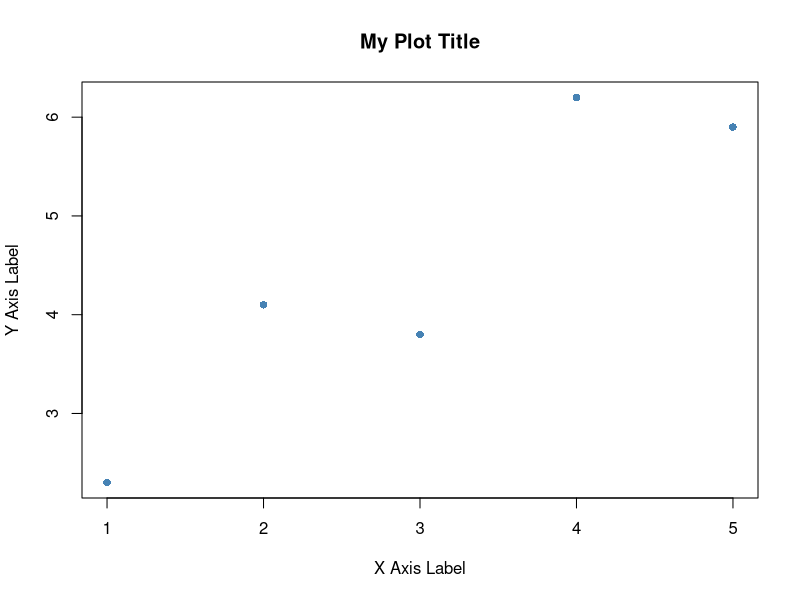
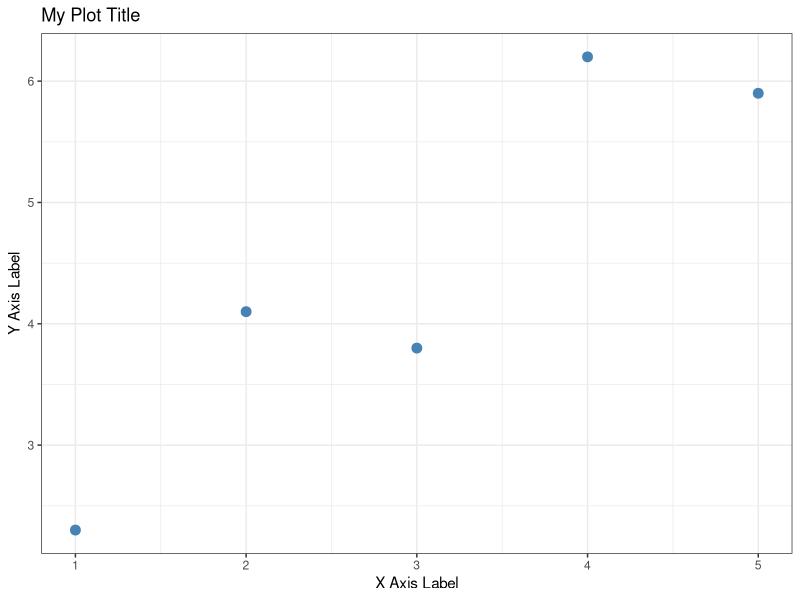

These figures' R source, in order: (Note: this script raises an error after producing the figures.)
#
# Example 4: Plots and Figures
#
# This script contain code to make plots and figures using example data from folder Ex 4.
# 

# install.packages("ggplot2")

library(ggplot2)  # must call library to be able to use it in script

rm(list=ls(all=TRUE)) # clears all data in environment to start with clean slate

# Simple scatter plot
x <- c(1, 2, 3, 4, 5)
y <- c(2.3, 4.1, 3.8, 6.2, 5.9)

plot(x, y,
     main = "My Plot Title",
     xlab = "X Axis Label",
     ylab = "Y Axis Label",
     pch  = 16,      # filled circle points
     col  = "steelblue")


data <- data.frame(x = c(1, 2, 3, 4, 5),
                   y = c(2.3, 4.1, 3.8, 6.2, 5.9))

ggplot(data, aes(x = x, y = y)) +
  geom_point(color = "steelblue", size = 3) +
  labs(title = "My Plot Title",
       x     = "X Axis Label",
       y     = "Y Axis Label") +
  theme_bw()

# school concentrations plot with lines for SAL
ui.plot <- ggplot(ui.samp, aes(x = school, y = Result)) +
  geom_point(shape = 1, size = 2) + 
  theme_classic() +
  labs(title = "UI Air Concentration Measurements in Schools",
       x = "Schools in Arbitrary Order",
       y = "Concentration (ng/m3)") +
  theme(axis.text.x = element_blank(),
        axis.ticks.x = element_blank(),
        panel.grid.major.y = element_line(color = "gray")) +
  geom_hline(yintercept = 30, color = "blue", linetype = "dashed", linewidth = 1) + 
  geom_hline(yintercept = 60, color = "orange", linetype = "dashed", linewidth = 1) + 
  geom_hline(yintercept = 100, color = "red", linetype = "dashed", linewidth = 1)
ui.plot
